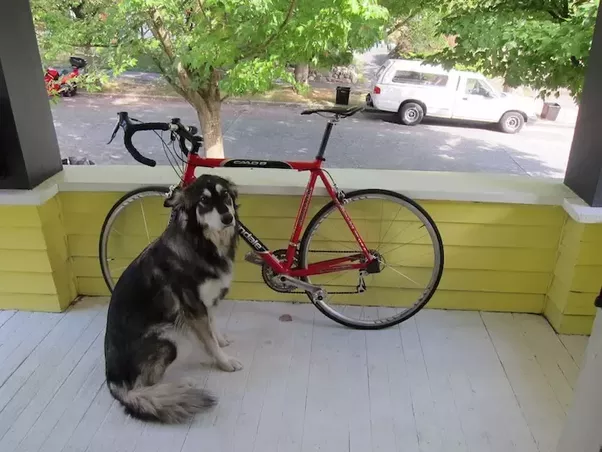
#> input picture Edge Detection/edge-detection.png, 602 x 452 px, found by its file name
$ python edgeDetect.py
#> lines starting #> are read from the running program, lines starting #| are printed output that depends on the picture
from PIL import Image, ImageDraw
import numpy as np

img = Image.open("edge-detection.png")
#> img is the input picture: PIL image 602x452 RGB; mean R, G, B 135.2, 135.5, 114.6
input_pixels = img.load()

vert = np.array([[-1, -2, -1], [0, 0, 0], [1, 2, 1]])
hor = np.array([[-1, 0, 1], [-2, 0, 2], [-1, 0, 1]])
sobel = np.array([[1, 2, 2], [1, 1, 0], [2, 4, 1]])

kernel = vert

offset = len(kernel) // 2
output_image = Image.new("RGB", img.size)
#> output_image: PIL image 602x452 RGB; every value is 0
draw = ImageDraw.Draw(output_image)
for x in range(offset, img.width - offset):
    for y in range(offset, img.height - offset):
        acc = [0, 0, 0]
        for a in range(len(kernel)):
            for b in range(len(kernel)):
                xn = x + a - offset
                yn = y + b - offset
                pixel = input_pixels[xn, yn]
                acc[0] += pixel[0] * kernel[a][b]
                acc[1] += pixel[1] * kernel[a][b]
                acc[2] += pixel[2] * kernel[a][b]

        draw.point((x, y), (int(acc[0]), int(acc[1]), int(acc[2])))
output_image.show()
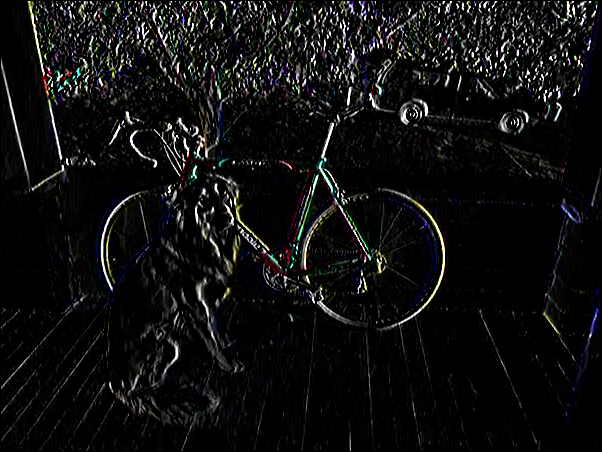
#> shown: PIL image 602x452 RGB; mean R, G, B 15.8, 15.9, 16
output_image.save('Vertical Edge Detection-Dog.jpg')
